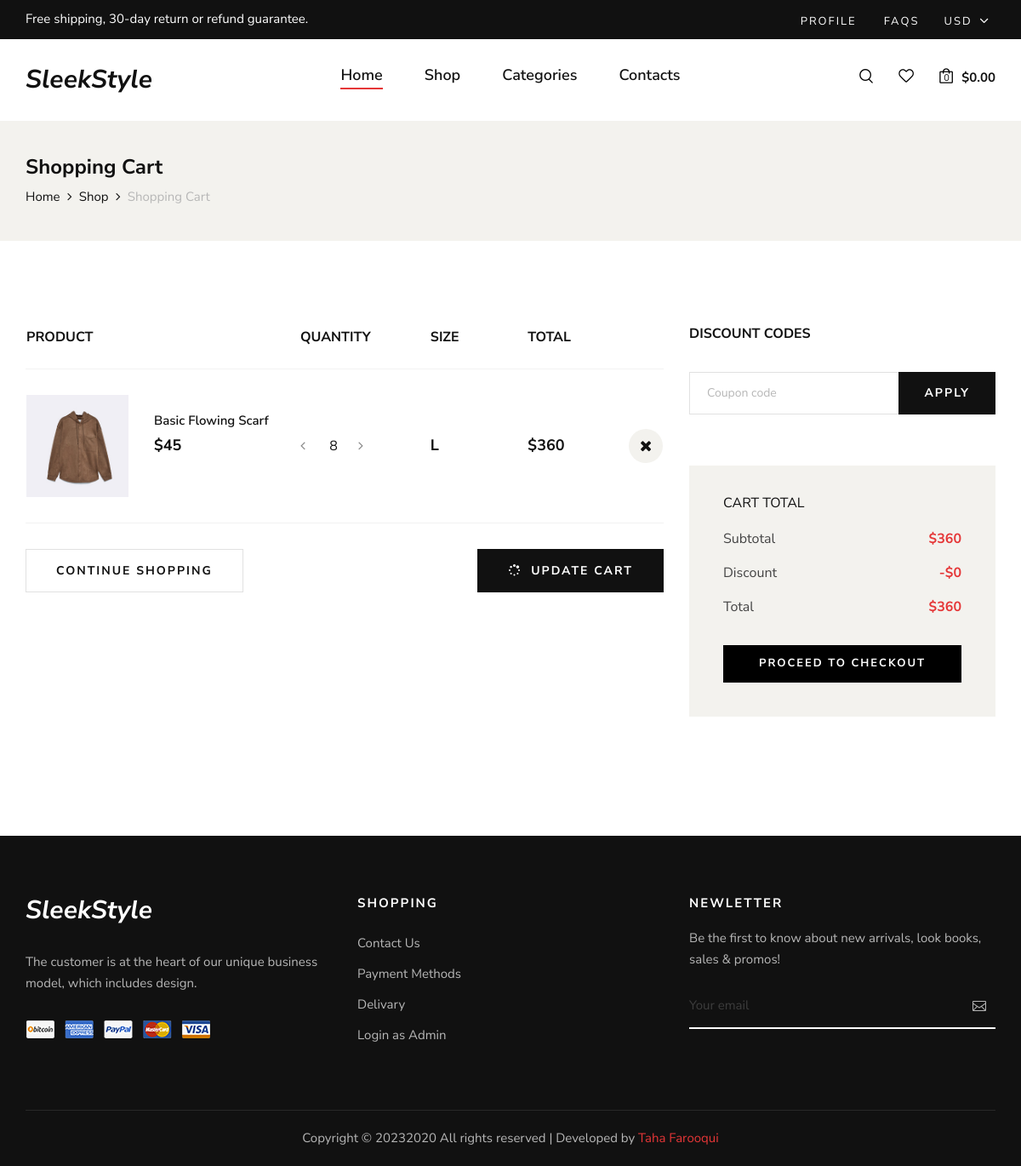
Screenshot of /shopping-cart.php (signed in) with the database file from the repository.
### tables this page shows
CREATE TABLE `products` (
  `id` int(11) NOT NULL,
  `name` varchar(255) NOT NULL,
  `rating` int(11) NOT NULL,
  `price` decimal(10,0) NOT NULL,
  `category` varchar(255) NOT NULL,
  `image` varchar(255) NOT NULL,
  `label` varchar(255) NOT NULL,
  `description` varchar(255) NOT NULL,
  `sizes` varchar(255) NOT NULL
);

### shopping-cart.php (the view, shortened to what this page needs)
<!DOCTYPE html>
<html lang="zxx">
<head>
    <link rel="stylesheet" href="css/bootstrap.min.css" type="text/css">
    <link rel="stylesheet" href="css/font-awesome.min.css" type="text/css">
    <link rel="stylesheet" href="css/elegant-icons.css" type="text/css">
    <link rel="stylesheet" href="css/magnific-popup.css" type="text/css">
    <link rel="stylesheet" href="css/nice-select.css" type="text/css">
    <link rel="stylesheet" href="css/owl.carousel.min.css" type="text/css">
    <link rel="stylesheet" href="css/slicknav.min.css" type="text/css">
    <link rel="stylesheet" href="css/style.css" type="text/css">
</head>
<body>
    <header class="header">
        <div class="header__top">
            <div class="container">
                <div class="row">
                    <div class="col-lg-6 col-md-7">
                        <div class="header__top__left">
                            <p>Free shipping, 30-day return or refund guarantee.</p>
                        </div>
                    </div>
                    <div class="col-lg-6 col-md-5">
                        <div class="header__top__right">
                            <div class="header__top__links">
                            <?php
                            if (isset($_SESSION['user_email'])) {
                                echo '<a href="profile.php">Profile</a>';
                            } else {
                                echo '<a href="login.php">Sign in</a>';
                            }
                            ?>
                            <a href="#">FAQs</a>
                            </div>
                            <div class="header__top__hover">
                                <span>Usd <i class="arrow_carrot-down"></i></span>
                            </div>
                        </div>
                    </div>
                </div>
            </div>
        </div>
        <div class="container">
            <div class="row">
                <div class="col-lg-3 col-md-3">
                    <div class="header__logo">
                        <h3><b><i>SleekStyle</i></b></h3>
                    </div>
                </div>
                <div class="col-lg-6 col-md-6">
                    <nav class="header__menu mobile-menu">
                        <ul>
                            <li class="active"><a href="./index.php">Home</a></li>
                            <li><a href="./shop.php">Shop</a></li>
                            <li><a href="#">Categories</a>
                            </li>
                            <li><a href="./contact.php">Contacts</a></li>
                        </ul>
                    </nav>
                </div>
                <div class="col-lg-3 col-md-3">
                    <div class="header__nav__option">
                        <a href="#" class="search-switch"><img src="img/icon/search.png" alt=""></a>
                        <a href="#"><img src="img/icon/heart.png" alt=""></a>
                        <a href="shopping-cart.php"><img src="img/icon/cart.png" alt=""> <span>0</span></a>
                        <div class="price">$0.00</div>
                    </div>
                </div>
            </div>
        </div>
    </header>
    <section class="breadcrumb-option">
        <div class="container">
            <div class="row">
                <div class="col-lg-12">
                    <div class="breadcrumb__text">
                        <h4>Shopping Cart</h4>
                        <div class="breadcrumb__links">
                            <a href="./index.php">Home</a>
                            <a href="./shop.php">Shop</a>
                            <span>Shopping Cart</span>
                        </div>
                    </div>
                </div>
            </div>
        </div>
    </section>
    <section class="shopping-cart spad">
        <div class="container">
            <div class="row">
                <div class="col-lg-8">
                    <div class="shopping__cart__table">
                        <table>
                            <thead>
                                <tr>
                                    <th>Product</th>
                                    <th>Quantity</th>
                                    <th>Size</th>
                                    <th>Total</th>
                                    <th></th>
                                </tr>
                            </thead>
                            <tbody>
                            <?php
include 'dbcon.php';
$user = $_SESSION['user_email'];
$cart_query = "SELECT prod_id, SUM(quantity) as total_quantity, SUM(t_price) as total_price, size FROM cart WHERE user_email = '$user' GROUP BY prod_id, size";
$cart_result = mysqli_query($conn, $cart_query);
$subTotal = 0;
if (mysqli_num_rows($cart_result) > 0) {
    while ($cart_row = mysqli_fetch_assoc($cart_result)) {
        $prod_id = $cart_row['prod_id'];
        $quantity = $cart_row['total_quantity'];
        $t_price = $cart_row['total_price'];
        $size = $cart_row['size'];
        $product_query = "SELECT * FROM products WHERE id = $prod_id";
        $product_result = mysqli_query($conn, $product_query);
        if ($product_row = mysqli_fetch_assoc($product_result)) {
            $subTotal += $t_price;
?>
            <tr>
                <td class="product__cart__item">
                    <div class="product__cart__item__pic">
                        <img src="<?php echo $product_row['image']; ?>" style="height:120px !important" alt="">
                    </div>
                    <div class="product__cart__item__text">
                        <h6><?php echo $product_row['name']; ?></h6>
                        <h5>$<?php echo $product_row['price']; ?></h5>
                    </div>
                </td>
                <td class="quantity__item">
                    <div class="quantity">
                        <div class="pro-qty-2">
                            <input type="text" value="<?php echo $quantity; ?>">
                        </div>
                    </div>
                </td>
                <td class="cart__price"><?php echo $size; ?></td>
                <td class="cart__price">$<?php echo $t_price; ?></td>
                <td class="cart__close"><a href="delete_prod.php?id=<?php echo $product_row['id']; ?>"><i class="fa fa-close"></i></a></td>
            </tr>
<?php
        }
    }
} else {
    echo "<tr><td colspan='4'>Your cart is empty.</td></tr>";
}
$total = $subTotal;
?>
                            </tbody>
                        </table>
                    </div>
                    <div class="row">
                        <div class="col-lg-6 col-md-6 col-sm-6">
                            <div class="continue__btn">
                                <a href="shop.php">Continue Shopping</a>
                            </div>
                        </div>
                        <div class="col-lg-6 col-md-6 col-sm-6">
                            <div class="continue__btn update__btn">
                                <a href="#"><i class="fa fa-spinner"></i> Update cart</a>
                            </div>
                        </div>
                    </div>
                </div>
                <div class="col-lg-4">
                    <div class="cart__discount">
                        <h6>Discount codes</h6>
                        <form action="<?php echo $_SERVER['PHP_SELF']; ?>" method="post">
                            <input type="text" placeholder="Coupon code" name="coupon">
                            <button type="submit" name="submit">Apply</button>
                        </form>
                    </div>
                    <?php
$atotal = $total;
$discountAmount = 0;
?>
                    <div class="cart__total">
                    <h6>Cart total</h6>
                                        <ul>
                                            <li>Subtotal <span>$<?php echo $total; ?></span></li>
                                            <li>Discount <span>-$<?php echo $discountAmount; ?></span></li>
                                            <li>Total <span>$<?php echo $atotal; ?></span></li>
                                        </ul>
                                        <?php if ($total > 0): ?>
        <a href="checkout.php?sub=<?php echo $total; ?>" class="primary-btn">Proceed to checkout</a>
    <?php else: ?>
        <p>Your cart is empty. Please add items before proceeding to checkout.</p>
        <a href="shop.php" class="primary-btn">Shop Now</a>
    <?php endif; ?>
                    </div>
                </div>
            </div>
        </div>
    </section>
    <?php
        include 'footer.php';
     ?>
</body>
</html>

### rows the page displays
products: image (picture), name "Basic Flowing Scarf", price "45"

### other values shown
$size "L"
$t_price "360"
$total "360"
$discountAmount "0"
$atotal "360"
